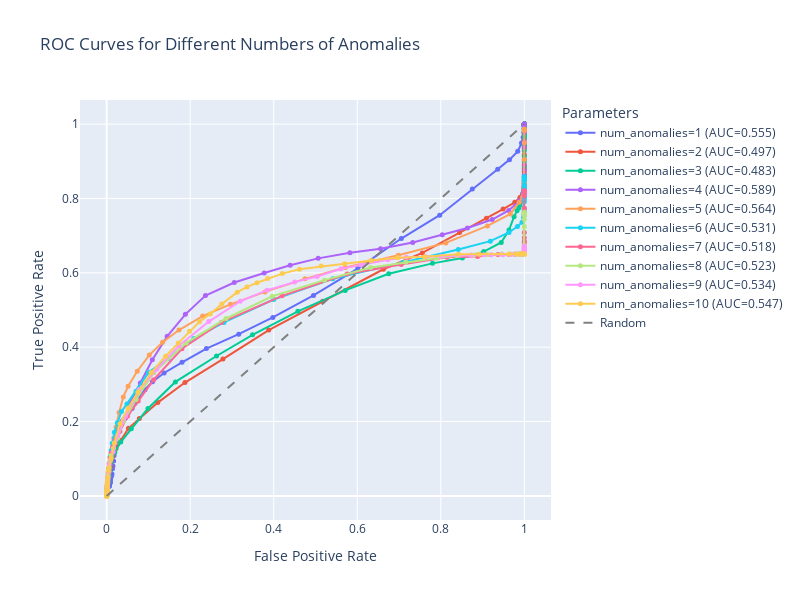

Write notebook code for a chart like this one.
### Code cell
import plotly.graph_objects as go
from sklearn.metrics import roc_curve, auc
import numpy as np
# ... imports and setup remain the same ...

# Create arrays to store results
thresholds = 2 ** np.linspace(1, np.log2(100000), 100)
num_anomalies_range = range(1, 11)
fig = go.Figure()

y_true = (encoded_blocks_val_pdf['label'] == 'Anomaly').astype(int)

# Calculate ROC curve for each num_anomalies
for num_anom in num_anomalies_range:
    y_pred_scores = []
    predictions_per_threshold = []  # Store predictions for each threshold
    
    # Calculate predictions for each threshold
    for _, row in encoded_blocks_val_pdf.iterrows():
        # Get binary predictions for each threshold
        thresh_predictions = [np.sum(row['perplexities'] > thresh) >= num_anom for thresh in thresholds]
        predictions_per_threshold.append(thresh_predictions)
        y_pred_scores.append(np.mean(thresh_predictions))
    
    predictions_per_threshold = np.array(predictions_per_threshold)
    
    fpr, tpr, _ = roc_curve(y_true, y_pred_scores)
    auc_score = auc(fpr, tpr)
    
    # Calculate precision and recall for our original thresholds
    precision_per_threshold = []
    recall_per_threshold = []
    
    for i in range(len(thresholds)):
        thresh_preds = predictions_per_threshold[:, i]
        true_positives = np.sum((y_true == 1) & (thresh_preds == 1))
        false_positives = np.sum((y_true == 0) & (thresh_preds == 1))
        false_negatives = np.sum((y_true == 1) & (thresh_preds == 0))
        
        # Calculate precision and recall
        precision = true_positives / (true_positives + false_positives) if (true_positives + false_positives) > 0 else 0
        recall = true_positives / (true_positives + false_negatives) if (true_positives + false_negatives) > 0 else 0
        
        precision_per_threshold.append(precision)
        recall_per_threshold.append(recall)
    
    # Create hover text
    hover_text = [
        f'Threshold: {thresh:.2f}<br>'
        f'Precision: {prec:.3f}<br>'
        f'Recall: {rec:.3f}'
        for thresh, prec, rec in zip(thresholds, precision_per_threshold, recall_per_threshold)
    ]
    
    # Calculate FPR for our thresholds
    fpr_per_threshold = []
    for i in range(len(thresholds)):
        thresh_preds = predictions_per_threshold[:, i]
        false_positives = np.sum((y_true == 0) & (thresh_preds == 1))
        true_negatives = np.sum((y_true == 0) & (thresh_preds == 0))
        fpr_per_threshold.append(false_positives / (false_positives + true_negatives))
    
    # Add ROC curve to plot with hover information
    fig.add_trace(go.Scatter(
        x=fpr_per_threshold, 
        y=recall_per_threshold,  # recall is the same as TPR
        name=f'num_anomalies={num_anom} (AUC={auc_score:.3f})',
        mode='lines+markers',
        hovertext=hover_text,
        hoverinfo='text',
        marker=dict(size=5)
    ))

# Add diagonal line
fig.add_trace(go.Scatter(
    x=[0, 1], 
    y=[0, 1],
    name='Random',
    line=dict(dash='dash', color='gray'),
    mode='lines'
))

# Update layout
fig.update_layout(
    title='ROC Curves for Different Numbers of Anomalies',
    xaxis_title='False Positive Rate',
    yaxis_title='True Positive Rate',
    legend_title='Parameters',
    width=800,
    height=600
)

fig.show()
